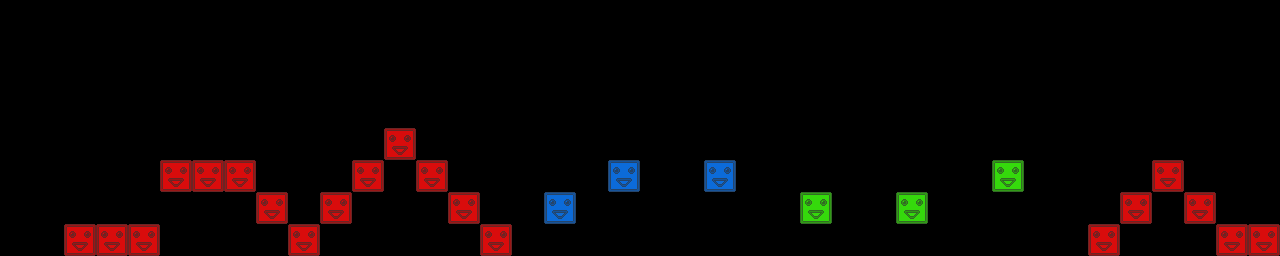

Rendered tile map (Tiled .tmx) drawn with the repository's tilesets; below, a short description and the map source with its tile grids summarised:
An orthogonal 40x8 tile map with 32x32 px tiles, 3 tile layers (red, green, blue) and 16 objects.

<map version="1.0" orientation="orthogonal" width="40" height="8" tilewidth="32" tileheight="32">
 <tileset firstgid="1" name="blocks" tilewidth="32" tileheight="32">
  <image source="blocks.png" width="96" height="32" />
 </tileset>
 <layer name="red" width="40" height="8">
  <data>[320 cells, 20 non-empty, 1 distinct tile ids]</data>
 </layer>
 <layer name="green" width="40" height="8">
  <data>[320 cells, 3 non-empty, 1 distinct tile ids]</data>
 </layer>
 <layer name="blue" width="40" height="8">
  <data>[320 cells, 3 non-empty, 1 distinct tile ids]</data>
 </layer>
 <objectgroup name="crystals" width="40" height="8">
  <object x="211" y="112">
   <ellipse />
  </object>
  <object x="400" y="113">
   <ellipse />
  </object>
  <object x="559" y="175">
   <ellipse />
  </object>
  <object x="626" y="141">
   <ellipse />
  </object>
  <object x="718" y="138">
   <ellipse />
  </object>
  <object x="911" y="152">
   <ellipse />
  </object>
  <object x="819" y="166">
   <ellipse />
  </object>
  <object x="995" y="142">
   <ellipse />
  </object>
  <object x="1168" y="138">
   <ellipse />
  </object>
  <object x="1133" y="176">
   <ellipse />
  </object>
  <object x="1250" y="209">
   <ellipse />
  </object>
  <object x="142" y="178">
   <ellipse />
  </object>
  <object x="270" y="175">
   <ellipse />
  </object>
 </objectgroup>
 <objectgroup name="spikes" width="40" height="8">
  <object x="771" y="203">
   <ellipse />
  </object>
  <object x="863" y="207">
   <ellipse />
  </object>
  <object x="961" y="193">
   <ellipse />
  </object>
 </objectgroup>
</map>
